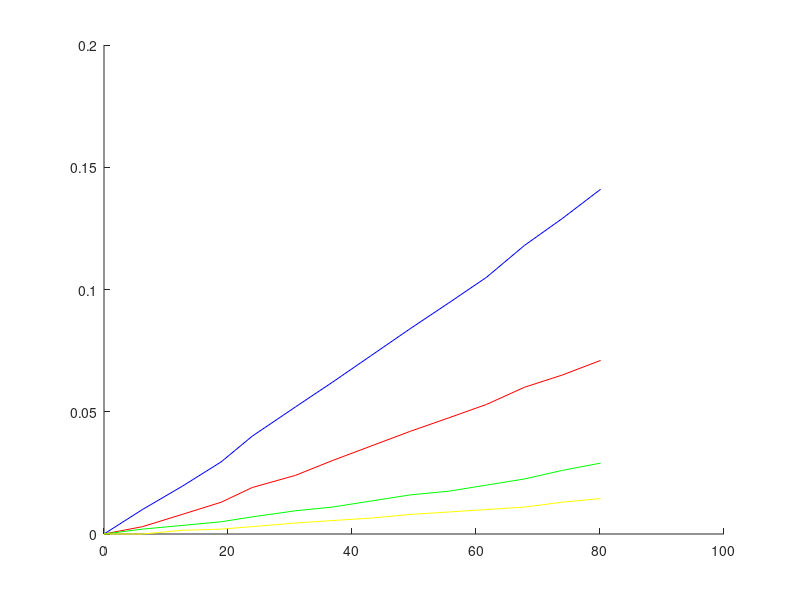
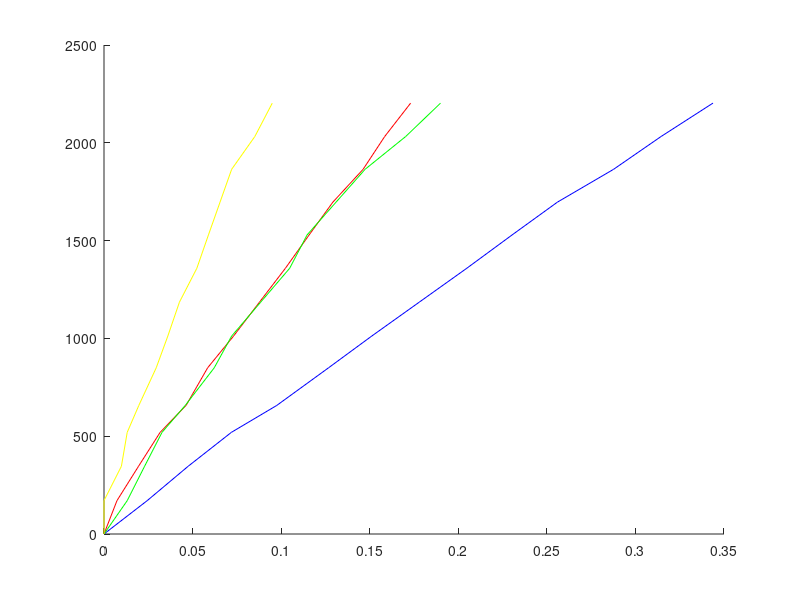
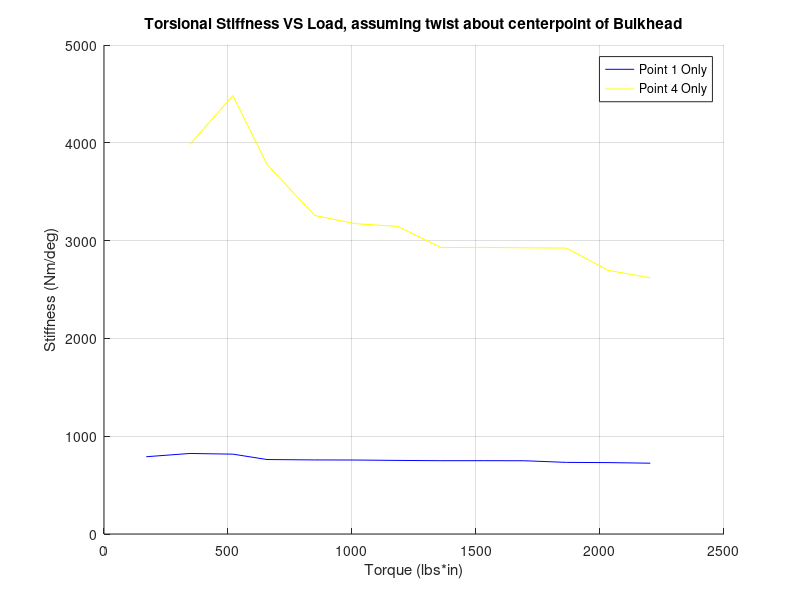
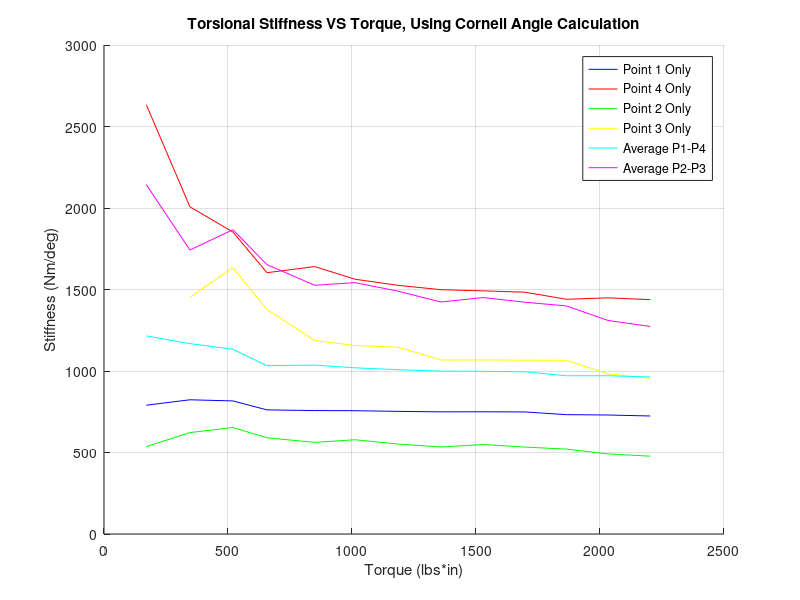

MATLAB code for these plots, in order:
%Torsional Stiffness Analysis
%Based on the assumption the chassis acts like a torsional spring
%with T=k*theta and E=1/2*k*theta^2

%close all;

%Data for loads
loads = [0 6.2, 12.6, 18.9, 23.9, 30.9, 36.8, 43.1, 49.4, 55.6, 61.7, 67.8,...
    73.9, 80.1]; %lbs

%Data for Deflections
delta = ...
   ( [0 10 19.5 29.5 40 52 62 73 84 94.5 105 118 129 141;... %load side outermost point (drivers right)
     0 3 8 13 19 24 30 36 42 47.5 53 60 65 71;... %unloaded side outermost point (drivers left)
     0 2 3.5 5 7 9.5 11 13.5 16 17.5 20 22.5 26 29;... %load side innermost point (drivers right)
     0 0 1.5 2 3 4.5 5.5 6.5 8 9 10 11 13 14.5])./1000; %unloaded side innermost point (drivers left)
 
%Point Positions
lp = [27.5, 10.25, 32]; %load point [x,y,z] inches
mpOut = [23.5, 10.25, 32]; %outer measuring point, load side
mpIn = [6.375, 4.6, 24.75]; %inner measuring pont, load side
BHC = [0, (16.5765+4.6)/2, 54]; %bulk head center
COM = [0, 14.35, 11.22]; %center of mass

%Load radius options
r1 = norm(lp(1)-BHC(1)); %distance from lp to BHC in X
r2 = norm(lp(1)-COM(1)); %distance from lp to BHC in X

T1 = loads.*r1; %torque in lbin
theta1_1 = asin(delta(1:2,:)./(norm(mpOut(1:2)-BHC(1:2))))*180/pi; %angle of rotation for outer points
theta1_2 = asin(delta(3:4,:)./(norm(mpIn(1:2)-BHC(1:2))))*180/pi; %angle of rotation for inner points
theta2_1 = atan(delta(1:2,:)./23.5)*180/pi; %angle of rotation for outer points
%theta2_1 = (atan((mpOut(2)-BHC(2))/mpOut(1)) - atan((mpOut(2)-BHC(2)-delta(1:2,:))/mpOut(1)))*180/pi;
theta2_2 = atan(delta(3:4,:).*2./6.375)*180/pi; %angle of rotation for inner points

a1 = asin((delta(1,:)+delta(2,:))./2./(norm(mpOut(1:2)-BHC(1:2))))*180/pi; %angle of rotation for outer points
b1 = asin((delta(3,:)+delta(4,:))./2./(norm(mpIn(1:2)-BHC(1:2))))*180/pi; %angle of rotation for inner points

a2 = atan((delta(1,:)+delta(2,:))./2./23.5)*180/pi; %angle of rotation for outer points
b2 = atan((delta(3,:)+delta(4,:))./2./6.375)*180/pi; %angle of rotation for inner points

hold on
plot(loads, delta(1,:), 'b')
plot(loads, delta(2,:), 'r')
plot(loads, delta(3,:), 'g')
plot(loads, delta(4,:), 'y')

figure(2)
hold on
plot(theta1_1(1,:), T1, 'b')
plot(theta1_1(2,:), T1, 'r')
plot(theta1_2(1,:), T1, 'g')
plot(theta1_2(2,:), T1, 'y')

figure(3)
hold on
plot(T1, T1./theta1_1(1,:).*0.112984829333, 'b')
%plot(T1, T1./theta1_1(2,:).*0.112984829333, 'r')
%plot(T1, T1./theta1_2(1,:).*0.112984829333, 'g')
plot(T1, T1./theta1_2(2,:).*0.112984829333, 'y')

%plot(T1, T1./a1.*0.112984829333, 'c')
%plot(T1, T1./b1.*0.112984829333, 'm')
legend('Point 1 Only', 'Point 4 Only', 'Point 2 Only', 'Point 3 Only', 'Average P1-P4', 'Average P2-P3')
xlabel('Torque (lbs*in)')
ylabel('Stiffness (Nm/deg)')
title('Torsional Stiffness VS Load, assuming twist about centerpoint of Bulkhead')
grid on

figure(4)
hold on
fprintf('Mean Out DR: %0.2f Nm/deg \n', mean(T1(2:end)./theta1_1(1,2:end).*0.112984829333))
fprintf('Mean Out DL: %0.2f Nm/deg \n', mean(T1(2:end)./theta1_1(2,2:end).*0.112984829333))
fprintf('Mean Out ave: %0.2f Nm/deg \n', mean(T1(2:end)./a2(2:end).*0.112984829333))
plot(T1, T1./theta2_1(1,:).*0.112984829333, 'b')
plot(T1, T1./theta2_1(2,:).*0.112984829333, 'r')
plot(T1, T1./theta2_2(1,:).*0.112984829333, 'g')
plot(T1, T1./theta2_2(2,:).*0.112984829333, 'y')
plot(T1, T1./a2.*0.112984829333, 'c')
plot(T1, T1./b2.*0.112984829333, 'm')


fprintf('')
mean(T1(2:end)./a1(2:end))*0.112984829333;
mean(T1(2:end)./b1(2:end))*0.112984829333;

legend('Point 1 Only', 'Point 4 Only', 'Point 2 Only', 'Point 3 Only', 'Average P1-P4', 'Average P2-P3')
xlabel('Torque (lbs*in)')
ylabel('Stiffness (Nm/deg)')
title('Torsional Stiffness VS Torque, Using Cornell Angle Calculation')
grid on

% %uncertainty calcs
% lb2N = 4.448221628254617;
% dL = 0.025/2/2; %m uncertainty in load location
% dF = 0.2225/2; %N uncertainty in load
% %uncertianty in k for outer points
% dk1 = sqrt( (dL .* lb2N .* loads .* pi./ (asin((delta(1,:)+delta(2,:))./...
%     2./(norm(mpOut(1:2)-BHC(1:2))))*180/pi) ).^2 + (dF .* r1 ./ ...
%     asin((delta(1,:)+delta(2,:))./2./(norm(mpOut(1:2)-BHC(1:2))))*180/pi ).^2);
% %uncertianty in k for inner points
% dk2 = sqrt( (dL .* lb2N .* loads .* pi./ (asin((delta(3,:)+delta(4,:))./...
%     2./(norm(mpIn(1:2)-BHC(1:2))))*180/pi) ).^2 + (dF .* r1 ./ ...
%     asin((delta(3,:)+delta(4,:))./2./(norm(mpIn(1:2)-BHC(1:2))))*180/pi ).^2);
% 
% dk1_1 = (dL./r1*100+dF./(loads*lb2N))./...
%     ( asin((delta(3,:)+delta(4,:))./2./(norm(mpIn(1:2)-BHC(1:2))))*180/pi );
% dk2_1 = (dL./r1*100+dF./(loads*lb2N))./...
%     (asin((delta(3,:)+delta(4,:))./2./(norm(mpIn(1:2)-BHC(1:2))))*180/pi);
% 
% figure(5)
% hold on
% plot(T1, T1./a1.*0.112984829333, 'c')
% plot(T1, T1./b1.*0.112984829333, 'm')
% % plot(T1(6:end), T1(6:end)./a1(6:end).*0.112984829333.*(1 + dk1_1(6:end)), ':c')
% % plot(T1(6:end), T1(6:end)./a1(6:end).*0.112984829333.*(1 - dk1_1(6:end)), ':c')
% % plot(T1(6:end), T1(6:end)./b1(6:end).*0.112984829333.*(1 + dk2_1(6:end)), ':m')
% % plot(T1(6:end), T1(6:end)./b1(6:end).*0.112984829333.*(1 - dk2_1(6:end)), ':m')
% 
% %legend('Average P1-P4', 'Average P2-P3')
% xlabel('Torque (lbs*in)')
% ylabel('Stiffness (Nm/deg)')
% title('Torsional Stiffness VS Load, assuming twist about centerpoint of Bulkhead')
% grid on


